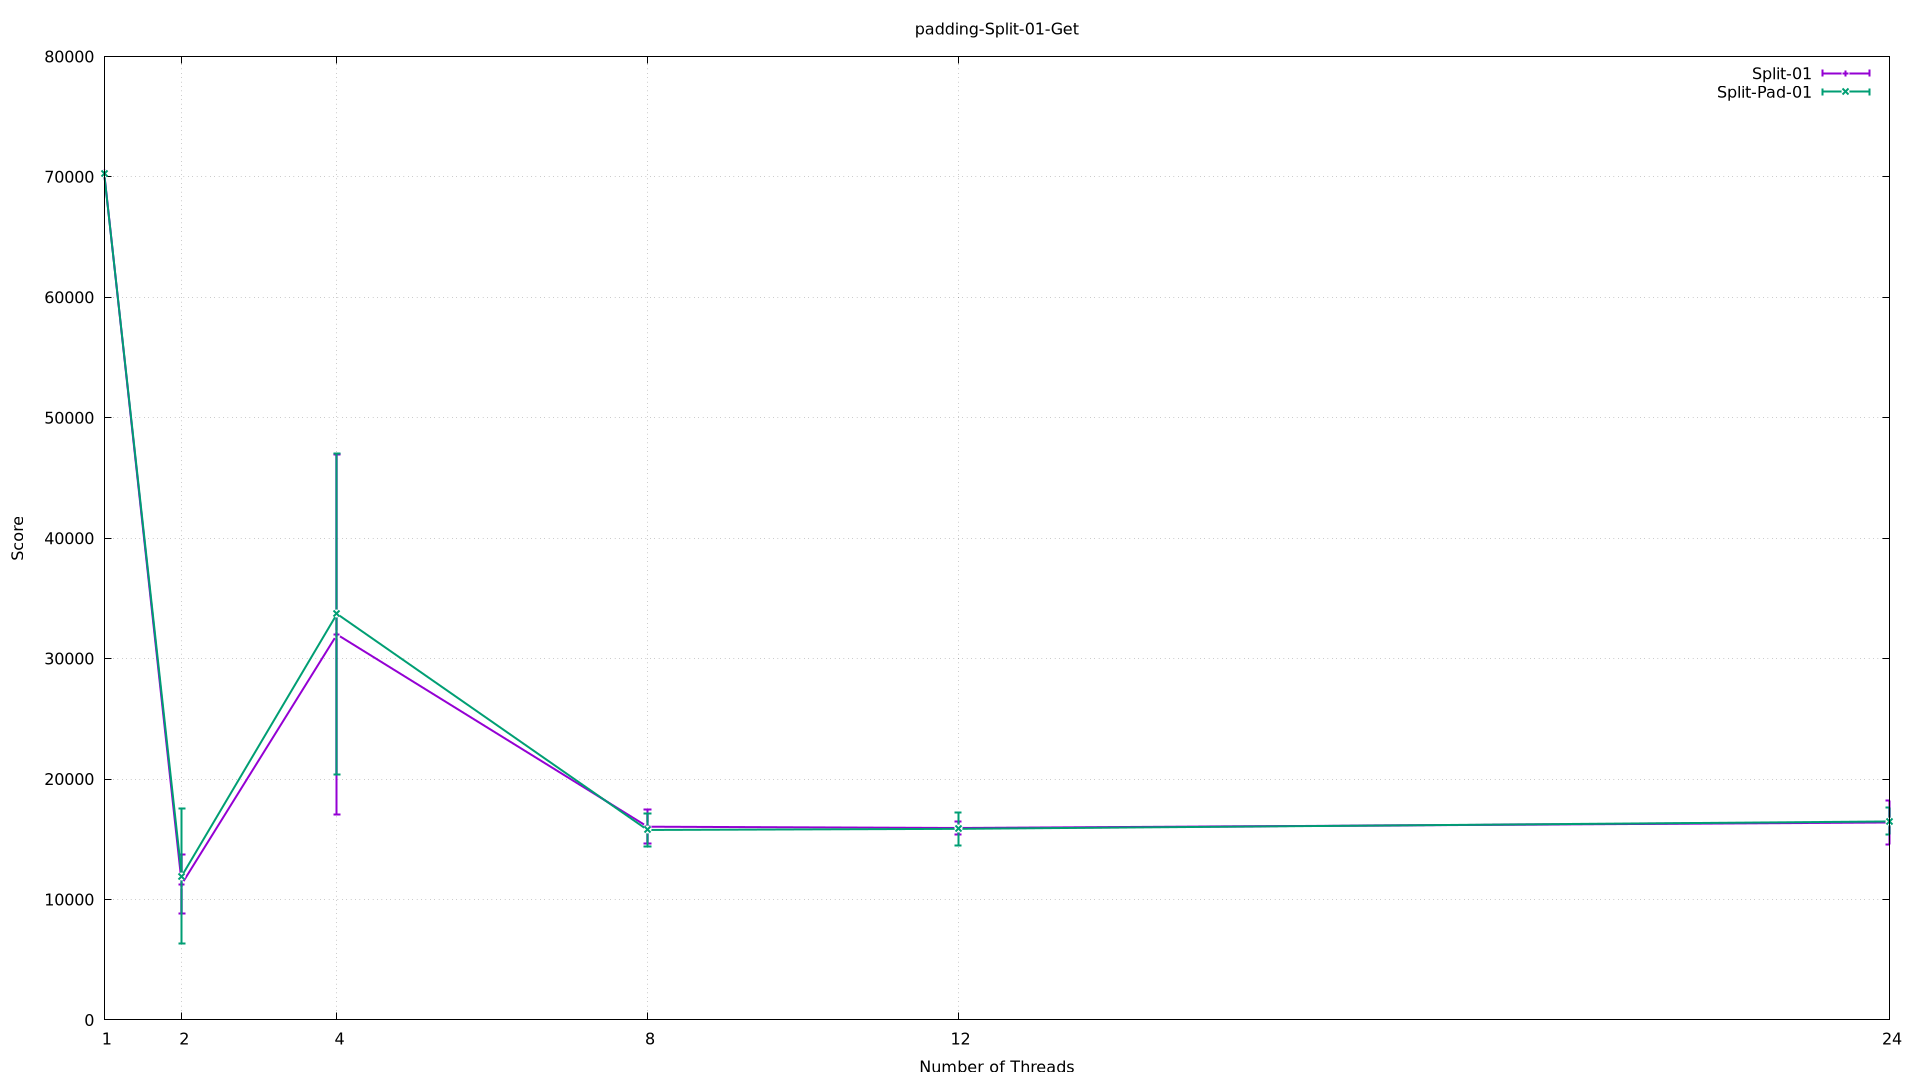

The script that saved this image:
set terminal pngcairo size 1920,1080
set output 'padding-Split-01-Get.png'
set title 'padding-Split-01-Get'
set xlabel 'Number of Threads'
set xtics (1, 2, 4, 8, 12, 24)
set ylabel 'Score'
set yrange [0:*]
set grid
plot 'padding-Split-01-Get.dat' index 0 title 'Split-01' with yerrorlines linewidth 2, \
     'padding-Split-01-Get.dat' index 1 title 'Split-Pad-01' with yerrorlines linewidth 2
